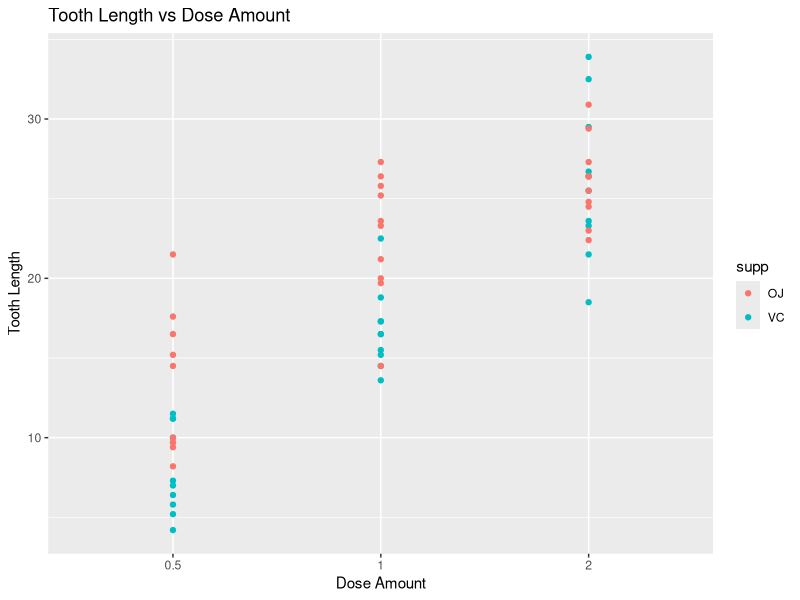
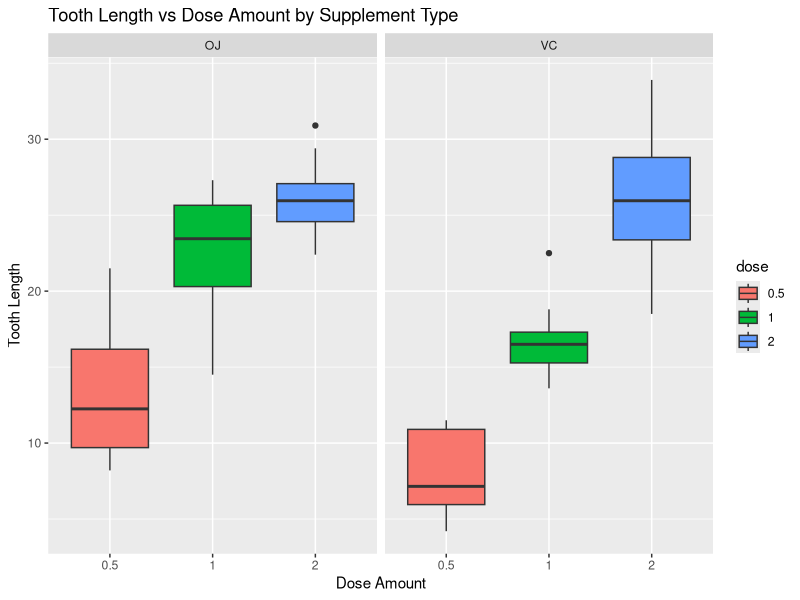
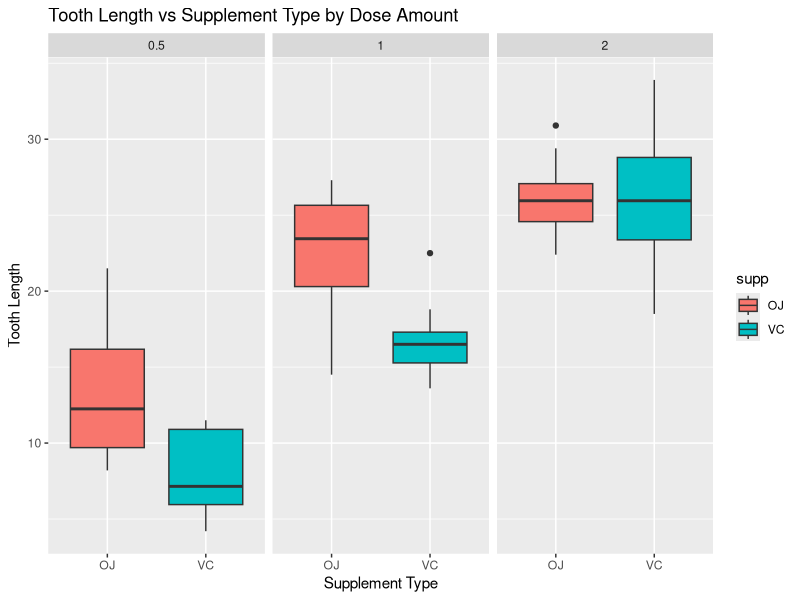

R code for these plots, in order:
## ---- chunk 1
library(ggplot2)
library(dplyr)
library(datasets)
data("ToothGrowth")
## ---- chunk 2
head(ToothGrowth)
summary(ToothGrowth)
## ---- chunk 3
ToothGrowth$dose <- as.factor(ToothGrowth$dose)
## ---- chunk 4
g <- ggplot(ToothGrowth, aes(dose,len))+geom_point(aes(color=supp))
g +ggtitle("Tooth Length vs Dose Amount") + xlab("Dose Amount") + ylab("Tooth Length") 
## ---- chunk 5
g <- ggplot(ToothGrowth, aes(dose,len))+ geom_boxplot(aes(fill=dose))
g  + facet_grid(.~supp) + xlab("Dose Amount") + ylab("Tooth Length") +
    ggtitle("Tooth Length vs Dose Amount by Supplement Type")
## ---- chunk 6
p1<-t.test(len~dose,data=filter(ToothGrowth, supp=="OJ"& (dose=="0.5" | dose=="1")))$p.value
p2<-t.test(len~dose,data=filter(ToothGrowth, supp=="OJ"& (dose=="1" | dose=="2")))$p.value
p3<-t.test(len~dose,data=filter(ToothGrowth, supp=="VC"& (dose=="0.5" | dose=="1")))$p.value
p4<-t.test(len~dose,data=filter(ToothGrowth, supp=="VC"& (dose=="1" | dose=="2")))$p.value
print(c(p1,p2,p3,p4))
## ---- chunk 7
g <- ggplot(ToothGrowth, aes(supp,len))+ geom_boxplot(aes(fill=supp))
g  + facet_grid(.~dose) + xlab("Supplement Type") + ylab("Tooth Length") + 
    ggtitle("Tooth Length vs Supplement Type by Dose Amount")
## ---- chunk 8
p1<-t.test(len~supp,data=filter(ToothGrowth, dose=="0.5"))$p.value
p2<-t.test(len~supp,data=filter(ToothGrowth, dose=="1"))$p.value
p3<-t.test(len~supp,data=filter(ToothGrowth, dose=="2"))$p.value
print(c(p1,p2,p3))
